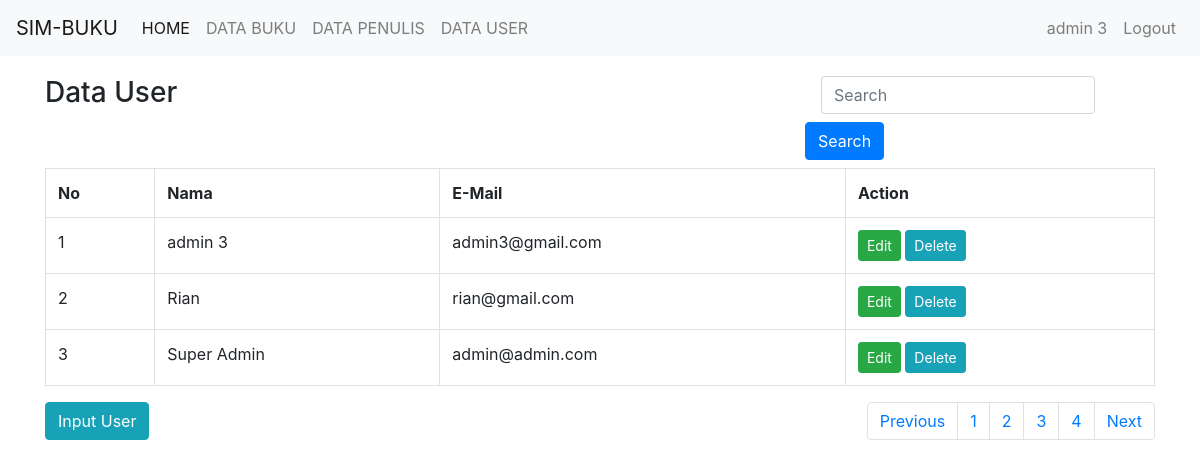
The app's page /user.php (signed in) with its own data.
### tables this page shows
CREATE TABLE `user` (
  `id_user` int(11) NOT NULL,
  `nama_lengkap` varchar(30) NOT NULL,
  `email` varchar(30) NOT NULL,
  `password` varchar(255) NOT NULL
);

### user.php (the view, shortened to what this page needs)
<?php
include 'header.php';
?>
    <div class="container">
      <div class="row">
        <div class="col-8">
              <h3>Data User</h3>
        </div>
        <div class="col-4">
          <form method="POST" class="form-inline" action="<?php echo $_SERVER['PHP_SELF'] ?>">
          <div class="form-group mx-sm-3 mb-2">
            <input type="text" class="form-control" name="keyword" placeholder="Search">
          </div>
          <button name="pencarian" type="submit" class="btn btn-primary mb-2">Search</button>
        </form>
        </div>
      </div>
      <div class="row">
        <div class="col-12">
            <table class="table table-bordered">
          <tr>
            <th>No </th>
            <th>Nama</th>
            <th>E-Mail</th>
            <th>Action</th>
          </tr>
          <?php
          $batas = 3;
          $halaman = isset($_GET['hal']) ? $_GET['hal'] :0;
          if(isset($_POST['pencarian'])){
              $keyword = $_POST['keyword'];
              $sql = "SELECT * FROM user WHERE nama_lengkap like '%$keyword%' order by nama_lengkap ASC LIMIT $halaman,$batas";
          }else{
              $sql = "SELECT * FROM user ORDER BY nama_lengkap ASC LIMIT $halaman, $batas";
          }
          $buku = mysqli_query($konek, $sql);
          $no = 1;
          while ($row = mysqli_fetch_array($buku))
          {
            echo "<tr>
                    <td>$no</td>
                    <td>$row[nama_lengkap]</td>
                    <td>$row[email]</td>
                    <td><a href='edit_user.php?id=$row[id_user]' class='btn btn-success btn-sm'>Edit</a>
                        <a href='delete_user.php?id=$row[id_user]' class='btn btn-info btn-sm'>Delete</a></td>
                  </tr>";
                  $no++;
          }
          ?>
        </table>
        <div class="float-right">
        <nav aria-label="Page navigation example">
          <ul class="pagination">
            <?php
            if((!isset($_GET['hal'])) or ($_GET['hal']))
            {
              $prev = 1;
            }else
            {
              $prev = $_GET['hal'] - 1;
            }
            ?>
            <li class="page-item"><a class="page-link" href="index.php?hal=<?php echo $prev; ?>">Previous</a></li>
            <?php
             $sql2 = mysqli_query($konek, "SELECT b.isbn,b.judul_buku,b.harga,p.nama_penulis,k.nama_kategori
                    FROM buku as b,penulis as p,kategori as k
                    WHERE b.id_penulis=p.id_penulis and k.id_kategori=b.id_kategori order by b.isbn ASC");
            $jml_data = mysqli_num_rows($sql2);
            $jml_halaman = ceil($jml_data/$batas);
            for($hal = 1; $hal <= $jml_halaman; $hal++){
              echo "<li class='page-item'><a class='page-link' href='index.php?hal=$hal'>$hal</a></li>";
            }
            ?>
            <li class="page-item"><a class="page-link" href="index.php?hal=<?php echo $halaman+1; ?>">Next</a></li>
          </ul>
        </nav>
        </div>
        <a href="input_user.php" class="btn btn-info">Input User</a>
        </div>
      </div>
    </div>
<?php
include 'footer.php';
?>

### header.php (style rules this page uses)
.container { margin-top: 20px; }

### records on screen
user: nama_lengkap "admin 3", email "admin3@gmail.com"
user: nama_lengkap "Rian", email "rian@gmail.com"
user: nama_lengkap "Super Admin", email "admin@admin.com"

### other values on screen
$_SESSION['nama_user'] "admin 3"
